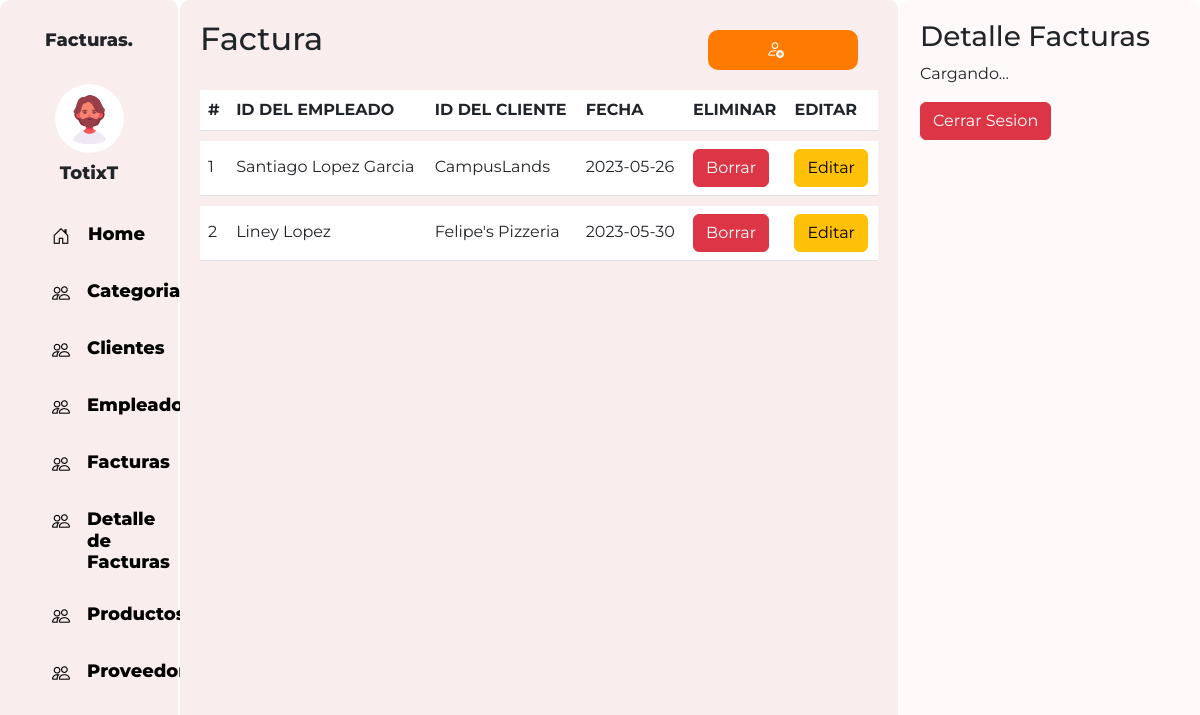
Page /Facturas/facturas.php (signed in) on the committed database.
### tables this page shows
CREATE TABLE `facturas` (
  `Facturas_ID` int PRIMARY KEY AUTO_INCREMENT NOT NULL,
  `Empleados_ID` int NOT NULL,
  `Clientes_ID` int NOT NULL,
  `Fecha` date NOT NULL,
  FOREIGN KEY (`Empleados_ID`) REFERENCES `empleados`(`Empleados_ID`),
  FOREIGN KEY (`Clientes_ID`) REFERENCES `clientes`(`Clientes_ID`)
);

CREATE TABLE `empleados` (
  `Empleados_ID` int PRIMARY KEY AUTO_INCREMENT NOT NULL,
  `Nombre` varchar(60) NOT NULL,
  `Celular` bigint NOT NULL,
  `Direccion` varchar(60) NOT NULL,
  `Imagen` mediumblob NULL
);

CREATE TABLE `clientes` (
  `Clientes_ID` int PRIMARY KEY AUTO_INCREMENT NOT NULL,
  `Celular` bigint NOT NULL,
  `Compania` varchar(60) NOT NULL
);

### Facturas/factura.php (called while the page is built, shortened)
<?php
    class Factura{
        protected $dbCnx;
        public function __construct($Facturas_ID=0,$Empleados_ID=0,$Clientes_ID=0,$Fecha=""){
            $this->dbCnx = new PDO(DB_TYPE . ":host=" . DB_HOST . ";dbname=" . DB_NAME, DB_USER, DB_PWD, [PDO::ATTR_DEFAULT_FETCH_MODE => PDO::FETCH_ASSOC]);
        }
        public function selectAll(){
                try {
                 $stm = $this->dbCnx->prepare("SELECT facturas.Facturas_ID, empleados.Nombre, clientes.Compania, facturas.Fecha
                 FROM facturas
                 INNER JOIN empleados ON facturas.Empleados_ID = empleados.Empleados_ID
                 INNER JOIN clientes ON facturas.Clientes_ID = clientes.Clientes_ID;");
                 $stm->execute();
                 return $stm->fetchAll();
            } catch (Exception $e) {
                $e -> getMessage();
            }
        }
    }
?>

### Facturas/facturas.php (the view, shortened to what this page needs)
<?php
  require_once("factura.php");
  $data = new Factura();
  $all = $data->selectAll();
?>
<!DOCTYPE html>
<html>
<head>
  <link rel="stylesheet" href="https://cdn.jsdelivr.net/npm/bootstrap-icons@1.10.5/font/bootstrap-icons.css">
  <link href="https://cdn.jsdelivr.net/npm/bootstrap@5.3.0-alpha3/dist/css/bootstrap.min.css" rel="stylesheet"
>
  <link rel="stylesheet" type="text/css" href="../css/estudiantes.css">
</head>
<body>
  <div class="contenedor">
    <div class="parte-izquierda">
      <div class="perfil">
        <h3 style="margin-bottom: 2rem;">Facturas.</h3>
        <img src="../images/Diseño sin título.png" alt="" class="imagenPerfil">
        <h3><?php echo $_SESSION['Username']?></h3>
      </div>
      <div class="menus">
        <a href="../Home/home.php" style="display: flex;gap:2px;">
          <i class="bi bi-house-door"> </i>
          <h3 style="margin: 0px;font-weight: 800;">Home</h3>
        </a>
        <a href="../Categorias/categorias.php" style="display: flex;gap:1px;">
          <i class="bi bi-people"></i>
          <h3 style="margin: 0px;font-weight: 800;">Categorias</h3>
        </a>
        <a href="../Clientes/clientes.php" style="display: flex;gap:1px;">
          <i class="bi bi-people"></i>
          <h3 style="margin: 0px;font-weight: 800;">Clientes</h3>
        </a>
        <a href="../Empleados/empleados.php" style="display: flex;gap:1px;">
          <i class="bi bi-people"></i>
          <h3 style="margin: 0px;font-weight: 800;">Empleados</h3>
        </a>
        <a href="../Facturas/facturas.php" style="display: flex;gap:1px;">
          <i class="bi bi-people"></i>
          <h3 style="margin: 0px;font-weight: 800;">Facturas</h3>
        </a>
        <a href="../Detalles/detalles.php" style="display: flex;gap:1px;">
          <i class="bi bi-people"></i>
          <h3 style="margin: 0px;font-weight: 800;">Detalle de Facturas</h3>
        </a>
        <a href="../Productos/productos.php" style="display: flex;gap:1px;">
          <i class="bi bi-people"></i>
          <h3 style="margin: 0px;font-weight: 800;">Productos</h3>
        </a>
        <a href="../Proveedores/proveedores.php" style="display: flex;gap:1px;">
          <i class="bi bi-people"></i>
          <h3 style="margin: 0px;font-weight: 800;">Proveedores</h3>
        </a>
      </div>
    </div>
    <div class="parte-media">
      <div style="display: flex; justify-content: space-between;">
        <h2>Factura</h2>
        <button class="btn-m" data-bs-toggle="modal" data-bs-target="#registrarFacturas"><i class="bi bi-person-add " style="color: rgb(255, 255, 255);" ></i></button>
      </div>
      <div class="menuTabla contenedor2">
        <table class="table table-custom ">
          <thead>
            <tr>
              <th scope="col">#</th>
              <th scope="col">ID DEL EMPLEADO</th>
              <th scope="col">ID DEL CLIENTE</th>
              <th scope="col">FECHA</th>
              <th scope="col">ELIMINAR</th>
              <th scope="col">EDITAR</th>
            </tr>
          </thead>
          <tbody class="" id="tabla">
            <?php
            foreach($all as $key=> $val){
            ?>
            <tr>
              <td><?php echo $val['Facturas_ID'] ?></td>
              <td><?php echo $val['Nombre'] ?></td>
              <td><?php echo $val['Compania'] ?></td>
              <td><?php echo $val['Fecha'] ?></td>
              <td>
                <a class="btn btn-danger" href="borrarFacturas.php?Facturas_ID=<?=$val['Facturas_ID']?>&req=delete">Borrar</a>
              </td>
              <td>
                <a class="btn btn-warning" href="editarFacturas.php?Facturas_ID=<?=$val['Facturas_ID']?>">Editar</a>
              </td>
            </tr>
          </tbody>
        <?php
            }
            ?>
        </table>
      </div>
    </div>
    <div class="parte-derecho " id="detalles">
      <h3>Detalle Facturas</h3>
      <p>Cargando...</p>
      <form method="POST">
        <input class="btn btn-danger" type="submit" name="LogOut" id="LogOut" value="Cerrar Sesion">
      </form>
    </div>
</body>
</html>

### css/estudiantes.css (style rules this page uses)
body { font-family: 'Montserrat', sans-serif; height: 100%; overflow: hidden; }
.contenedor { display: flex; flex-direction: row; height: 100vh; margin: 0; }
.contenedor2 { overflow: auto; height: calc(100vh - 100px); }
.parte-media { background-color: #faeded; width: 60%; padding: 20px; border-radius: 10px; border-right: 2px solid rgb(255, 255, 255); }
.parte-derecho { background-color: #fff9f9; width: 25%; padding: 20px; border-radius: 10px; }
.imagenPerfil { border-radius: 100%; width: 50%; height: 50%; }
.perfil { display: flex; justify-content: center; align-items: center; flex-direction: column; font-size:large; font-weight: 800; }
.perfil h3 { font-size:large; font-weight: 800; margin-top: 10px; }
a { text-decoration: none; font-weight: lighter; color: black; }
.menus { padding-left: 2rem; margin-top: 2rem; display: flex; flex-direction: column; justify-content: center; gap: 30px; }
.menus h3 { font-weight: lighter; font-size:large }
i { margin-right: 1rem; font-size: large; }
.btn-m { border: none; background: none; box-shadow: none; outline: none; margin: 10px 20px 10px 20px; width: 150px; height: 40px; object-fit: cover; background-color: rgb(255, 123, 0); text-decoration: none; border-radius: 10PX; color: #fff9f9; font-weight: 800; }
.table>tbody { vertical-align: sub !important; }
.table-custom { border-collapse: separate; border-spacing: 0 10px; }
.table-custom tbody tr { background-color: #f0f0f0; border-radius: 15px; }
.parte-izquierda { background-color: #faeded; width: 15%; border-right: 2px solid rgb(255, 255, 255); padding: 20px; border-radius: 10px; }

### rows in the picture
facturas: Facturas_ID "1", Empleados_ID.Nombre "Santiago Lopez Garcia", Clientes_ID.Compania "CampusLands", Fecha "2023-05-26"
facturas: Facturas_ID "2", Empleados_ID.Nombre "Liney Lopez", Clientes_ID.Compania "Felipe's Pizzeria", Fecha "2023-05-30"

### other values in the picture
$_SESSION['Username'] "TotixT"
